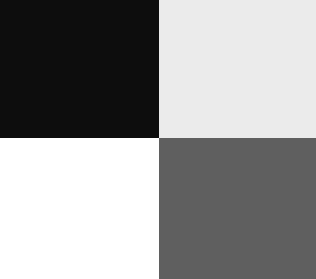
#> input picture ImageFundamentals/four_blocks.png, 316 x 279 px, found by its file name
$ python image_histogram.py
#> lines starting #> are read from the running program, lines starting #| are printed output that depends on the picture
import cv2
from matplotlib import pyplot as plt

img = cv2.imread("C:/Users/ajape/SOI_DIP/ImageFundamentals/four_blocks.png")
#> img is the input picture: shape (279, 316, 3); min 13, max 255, mean 149.7
print("Number of Pixels in the image: ", img.shape[0] * img.shape[1])
#| Number of Pixels in the image:  88164

# define a function to compute and plot histogram
def plot_histogram(img, title, mask=None):
   # split the image into blue, green and red channels
#> called with title = 'Histogram of the Image'
   grey_img = cv2.cvtColor(img, cv2.COLOR_BGR2GRAY)

   # Set plot params
   plt.title(title)
   plt.xlabel("Bins")
   plt.ylabel("Number of Pixels")

   # Compute Hostpgram
   hist = cv2.calcHist(grey_img, [0], mask, [256], [0, 256])
#> hist = 256 values, max 159 at index 13, min 0 at index 0, mean 1.23
   plt.plot(hist, color="b")
   plt.xlim([0, 256])
   # plt.ylim([0, grey_img.shape[0] * grey_img.shape[1]])

# compute a histogram for masked image
plot_histogram(img, "Histogram of the Image")

# show the plots
cv2.imshow("Image", img)
cv2.waitKey(0)
plt.show()
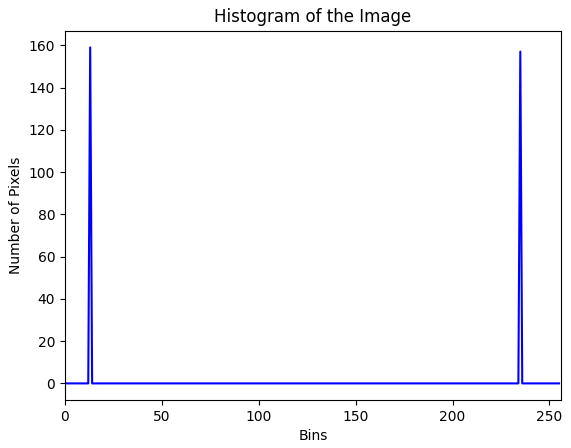
#> figure drawn by matplotlib, 1 panel; curve peaks at x = 13, y = 159

$ run again, with ImageFundamentals/multiple_blocks.png copied over ImageFundamentals/four_blocks.png
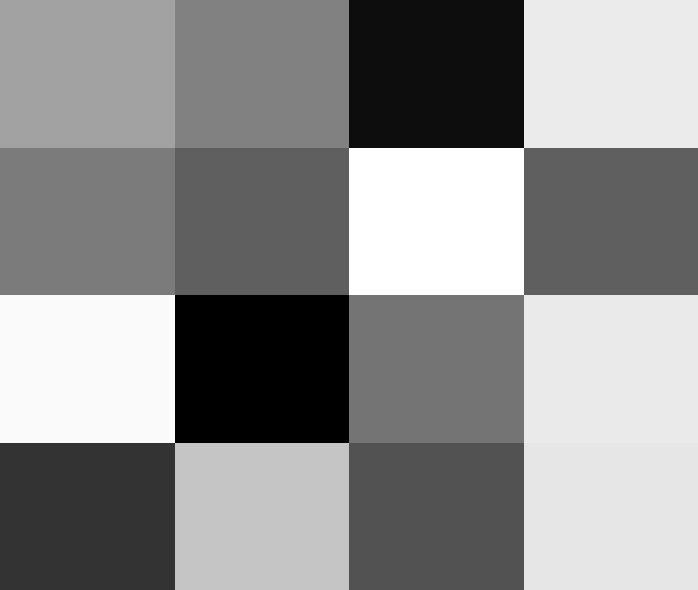
#> input picture ImageFundamentals/multiple_blocks.png, 698 x 590 px, found by its file name
#> img is the input picture: shape (590, 698, 3); min 0, max 255, mean 141.7
#| Number of Pixels in the image:  411820
#> hist = 256 values, max 175 at index 13, min 0 at index 0, mean 2.73
#> `plt.show()`:
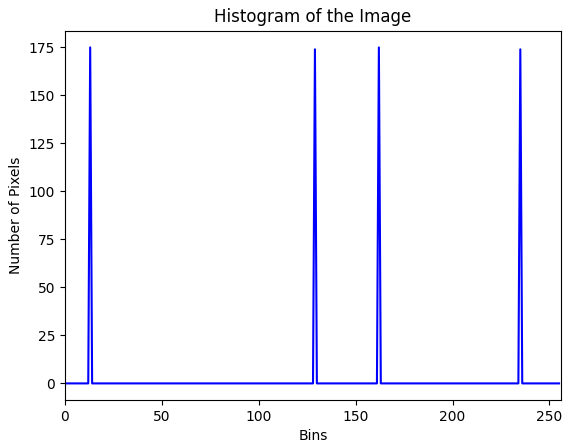
#> figure drawn by matplotlib, 1 panel; curve peaks at x = 13, y = 175

$ run again, with ImageFundamentals/multiple_blocks_cont.png copied over ImageFundamentals/four_blocks.png
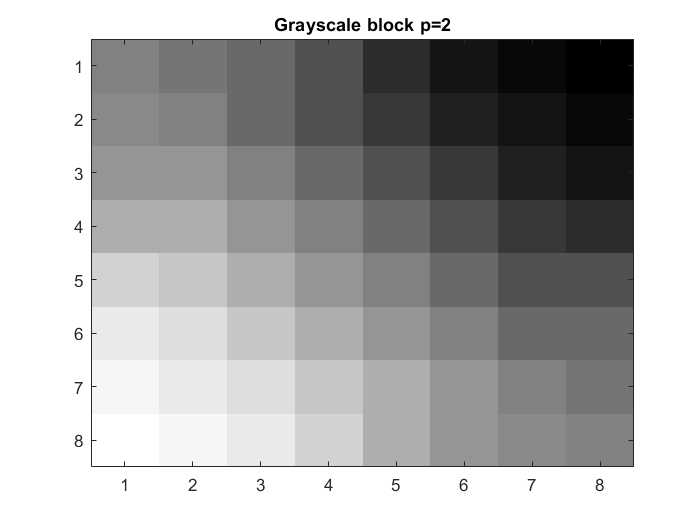
#> input picture ImageFundamentals/multiple_blocks_cont.png, 700 x 525 px, found by its file name
#> img is the input picture: shape (525, 700, 3); min 0, max 255, mean 172.7
#| Number of Pixels in the image:  367500
#> hist = 256 values from 0 to 700
#> `plt.show()`:
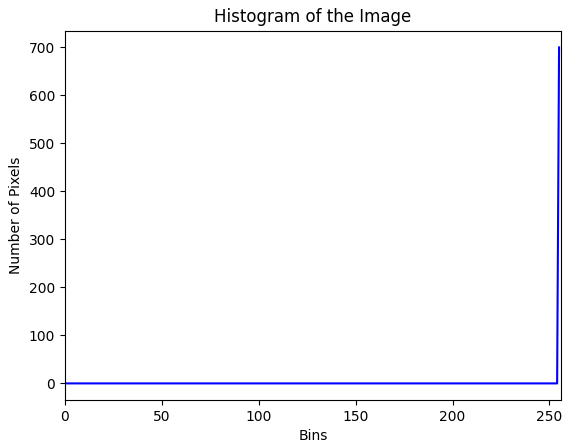
#> figure drawn by matplotlib, 1 panel; curve peaks at x = 255, y = 700

$ run again, with ImageFundamentals/fruits.jpg saved as ImageFundamentals/four_blocks.png
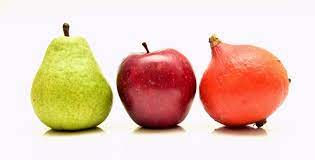
#> input picture ImageFundamentals/fruits.jpg, 315 x 160 px, found by its file name
#> img is the input picture: shape (160, 315, 3); mean B, G, R 183.7, 200.9, 232.3
#| Number of Pixels in the image:  50400
#> in plot_histogram, `grey_img = cv2.cvtColor(img, cv2.COLOR_BGR2GRAY)`:
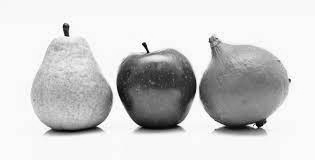
#> grey_img: shape (160, 315); min 3, max 255, mean 208.2
#> hist = 256 values, max 307 at index 248, min 0 at index 0, mean 1.23
#> `plt.show()`:
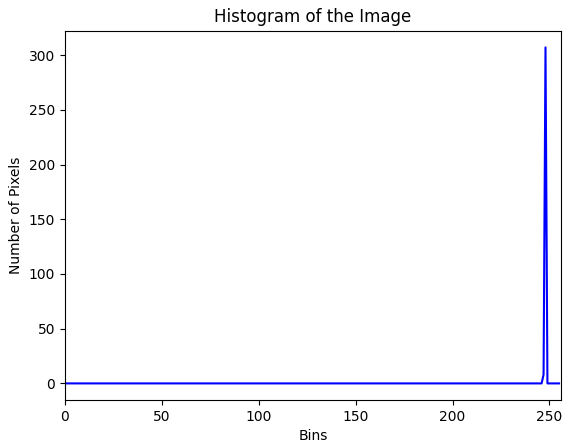
#> figure drawn by matplotlib, 1 panel; curve peaks at x = 248, y = 307
